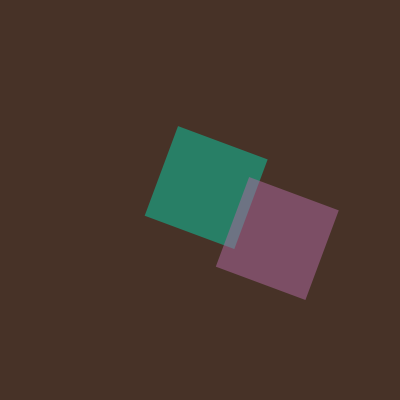
Frame 1 (no input)
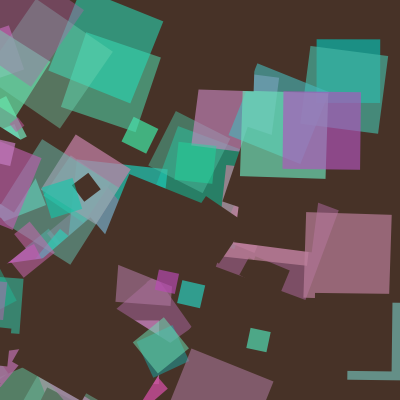
Frame 60 (the mouse pressed at the canvas centre just before this capture)
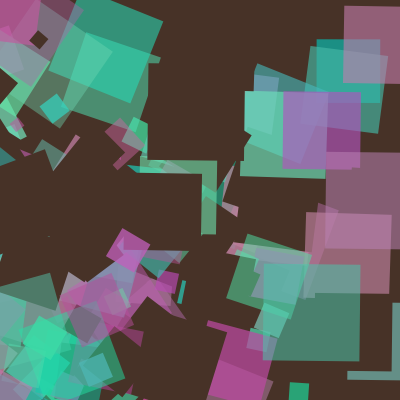
Frame 120 (the mouse held since frame 60 and released just before this capture)

The Processing sketch that drew these frames (run headless with seeded random() and noise(); from frame 60 on, the mouse is pressed at the canvas centre):

// Processing sketch: processing_53982
// ── processing_53982.pde

/*Code by Sarah Tse
York Sheridan Joint Program of Design*/

//for the shape of the squares

float c;    //size
float d;    //rotation

//teal
float a;
float b;
//pink
float e;
float f;
//brown
float g;
float h;

//for the fill colours
//teal
float z;
float y;
float x;
//pink
float w;
float v;
float u;

float t;    //opacity

void setup(){
  size(400,400);
  background(71,50,39);
  translate(50,50);
  rectMode(CENTER);
  smooth();
  noStroke();
}

void draw(){
  frameRate(7);
  //teal
  a = random(width);
  b = random(height);
  c = random(10, 100);    //size
  d = random(0,1.5);    //rotation
  //pink
  e = random(width);
  f = random(height);
  //brown
  g = random(width);
  h = random(height);
  
  t = random(100,200);    //opacity
  
  //teal
  z = random(125); random(42); random(53);
  y = random(180,230); random(135,161); random(43,103);
  x = random(156,190); random(173,207); random(70,140);
  
  //pink
  w = random(173,207); random(180,230); random(24,53);
  v = random(70,140); random(135,161); random(125,196);
  u = random(156,190); random(43,103); random(42,66);
  
  rotate(d);
  fill(z,y,x,t);
  rect(a,b,c,c);
  fill(w,v,u,t);
  rect(e,f,c,c);
  fill(71,50,39);
  rect(g,h,c,c);
}
